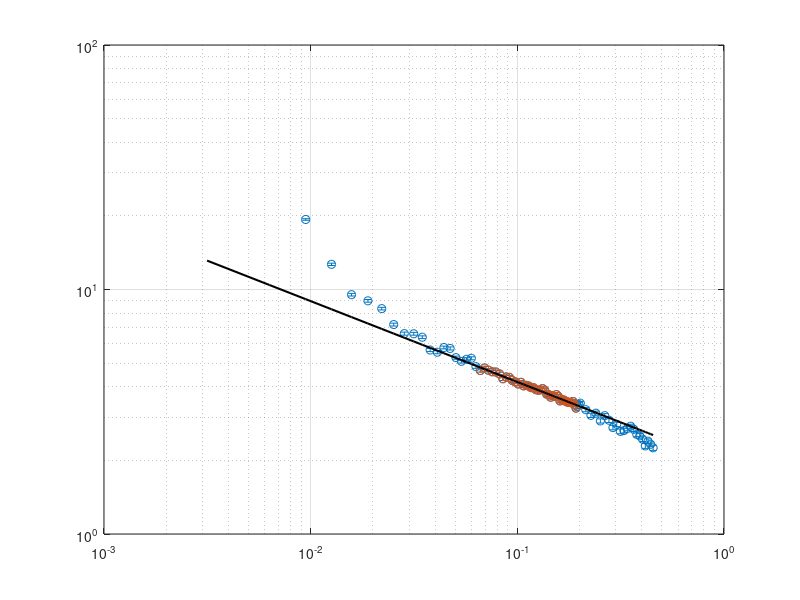

The MATLAB source for this figure: (Note: this script raises an error after producing the figure.)
clear all

load data_Nlat_1024_Nmodes_1023_mu1_10937.20_mu2_10937.20_T_0.00_Omega_21874.40_detuning_0.00_fine_1_500.mat

fs = 14;
lw = 2;

figure(444)
clf
h1 = errorbar(tQ(3:end),Nd(3:end),err_Nd(3:end),'o');
set(gca, 'XScale', 'log', 'YScale','log')
hold on
h2 = errorbar(tQ(21:61),Nd(21:61),err_Nd(21:61),'o');
plot(tQ,(1.886*(1.116./tQ).^(0.3306)),'Color','black','LineWidth',lw-0.5)
grid
h2.Color = h1.Color;
h2.MarkerFaceColor = h1.Color;
set(gca,'FontSize',fs,'FontName','Times','TickDir','out','LineWidth',lw-1,'TickLength',[0.01 0.02])
xlabel('$\tau_{Q}~[\textrm{ms}]$','Interpreter','latex')
ylabel('$N_{d}$','Interpreter','latex')
axis([1e-2 5e-1 2e0 1e1])
text(1.1e-2,6.5e0,sprintf('$$\\propto \\tau_{Q}^{-1/3} \\rightarrow$$'),'Interpreter','latex','Color','black','FontSize',fs)
xticklabels({'10', '100'})
yticks([2 4 6 8 10 20])

print('Fig_4.eps','-depsc')
